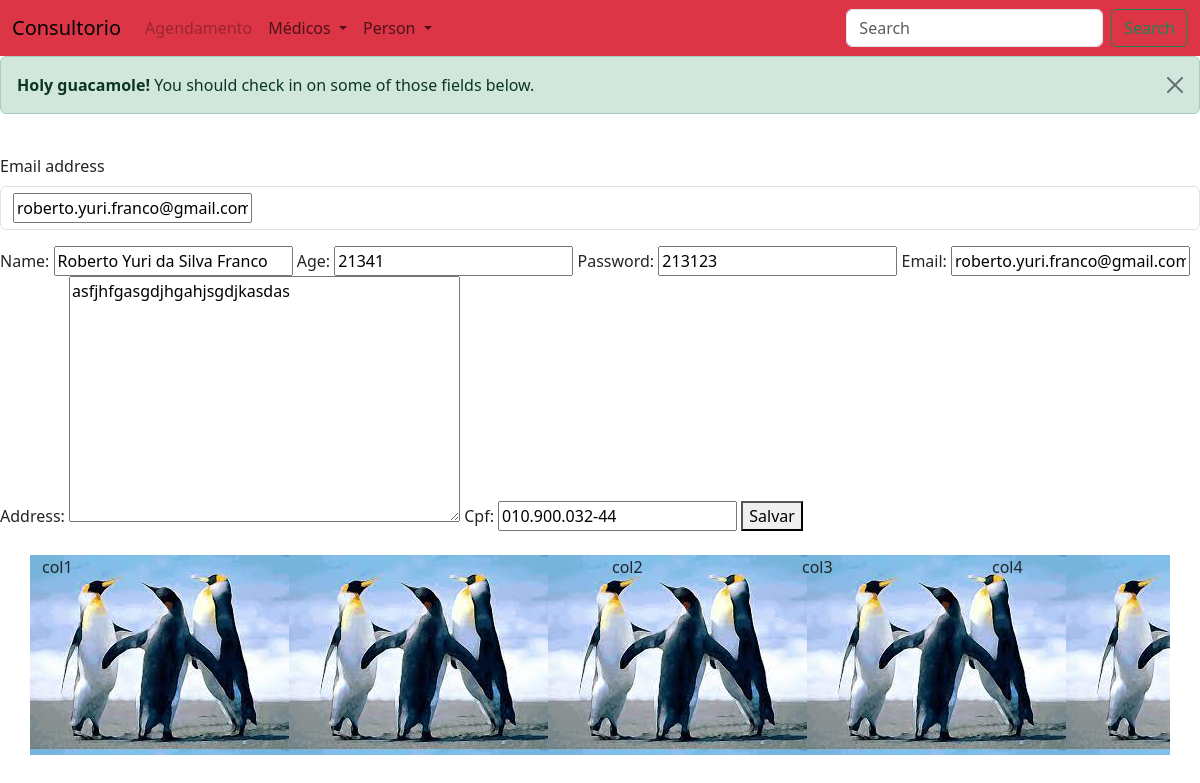
Page /consultorio/update_person/4 on the committed database.
### app/models.py (models this page shows, shortened)
class Person(models.Model):
    name = models.CharField(max_length=30)
    age = models.IntegerField()
    password = models.CharField(max_length=20)
    email = models.CharField(max_length=30)
    address = models.TextField()
    cpf = models.CharField(max_length=14)

### app/views.py (the view)
# urls.py: path("update_person/<int:id>",views.person_update,name='update_person'),
def person_update(request, id):
    person = get_object_or_404(Person, pk=id)
    person_form = PersonForm(request.POST or
                             None,
                             request.FILES or
                             None,
                             instance=person)
    if person_form.is_valid():
        person = person_form.save(commit=False)
        person.save()
    return render(request,
                  'person_create.html',
                  {"person_form":person_form})

### app/forms.py
class PersonForm(ModelForm):
    class Meta:
        model = Person
        fields = ['name', 'age',
                  'password', 'email',
                  'address', 'cpf']

### templates/person_create.html (shortened to what this page needs)
{% extends 'menu.html' %}
{% load static %}
{% block body %}
<form id="form" method="POST" enctype="multipart/form-data">
    <div class="mb-3">
        <label class="form-label">Email address</label>
        <div class="form-control">
        {{ person_form.email }}
        </div>
    </div>
    {{ person_form }}
    <button type="submit" >Salvar</button>
</form>
{% endblock %}

### rows in the picture
Person: email "roberto.yuri.franco@gmail.com", name "Roberto Yuri da Silva Franco", age "21341", password "213123", address "asfjhfgasgdjhgahjsgdjkasdas", cpf "010.900.032-44"
